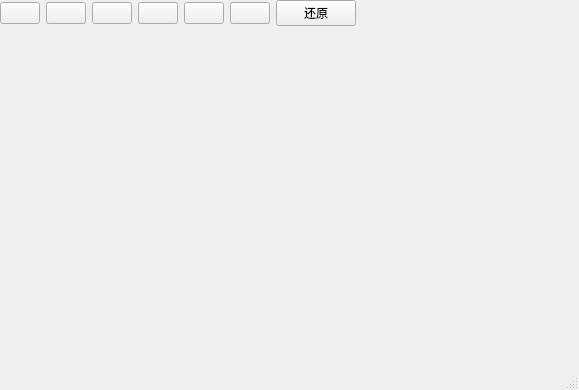
<?xml version="1.0" encoding="UTF-8"?>
<ui version="4.0">
 <class>MainWindow</class>
 <widget class="QMainWindow" name="MainWindow">
  <property name="geometry">
   <rect>
    <x>0</x>
    <y>0</y>
    <width>579</width>
    <height>390</height>
   </rect>
  </property>
  <property name="windowTitle">
   <string>MainWindow</string>
  </property>
  <widget class="QWidget" name="centralWidget">
   <layout class="QGridLayout" name="gridLayout" rowstretch="1,15">
    <property name="leftMargin">
     <number>0</number>
    </property>
    <property name="topMargin">
     <number>0</number>
    </property>
    <property name="rightMargin">
     <number>0</number>
    </property>
    <property name="bottomMargin">
     <number>0</number>
    </property>
    <property name="spacing">
     <number>0</number>
    </property>
    <item row="0" column="0">
     <widget class="QWidget" name="widget_2" native="true">
      <layout class="QHBoxLayout" name="horizontalLayout">
       <property name="leftMargin">
        <number>0</number>
       </property>
       <property name="topMargin">
        <number>0</number>
       </property>
       <property name="rightMargin">
        <number>0</number>
       </property>
       <property name="bottomMargin">
        <number>0</number>
       </property>
       <item>
        <widget class="QPushButton" name="pushButton_clear">
         <property name="text">
          <string/>
         </property>
         <property name="icon">
          <iconset>
           <normaloff>../Build/clear.png</normaloff>../Build/clear.png</iconset>
         </property>
        </widget>
       </item>
       <item>
        <widget class="QPushButton" name="pushButton_move">
         <property name="text">
          <string/>
         </property>
         <property name="icon">
          <iconset>
           <normaloff>../Build/choose.png</normaloff>../Build/choose.png</iconset>
         </property>
        </widget>
       </item>
       <item>
        <widget class="QPushButton" name="pushButton_reset">
         <property name="text">
          <string/>
         </property>
         <property name="icon">
          <iconset>
           <normaloff>../Build/restore.png</normaloff>../Build/restore.png</iconset>
         </property>
        </widget>
       </item>
       <item>
        <widget class="QPushButton" name="pushButton_zoom">
         <property name="text">
          <string/>
         </property>
         <property name="icon">
          <iconset>
           <normaloff>../Build/delete.png</normaloff>../Build/delete.png</iconset>
         </property>
        </widget>
       </item>
       <item>
        <widget class="QPushButton" name="pushButton_2">
         <property name="text">
          <string/>
         </property>
         <property name="icon">
          <iconset>
           <normaloff>../Build/笔.png</normaloff>../Build/笔.png</iconset>
         </property>
        </widget>
       </item>
       <item>
        <widget class="QPushButton" name="pushButton_3">
         <property name="text">
          <string/>
         </property>
         <property name="icon">
          <iconset>
           <normaloff>../Build/chose.png</normaloff>../Build/chose.png</iconset>
         </property>
        </widget>
       </item>
       <item>
        <widget class="QPushButton" name="pushButton">
         <property name="text">
          <string>还原</string>
         </property>
        </widget>
       </item>
       <item>
        <spacer name="horizontalSpacer">
         <property name="orientation">
          <enum>Qt::Horizontal</enum>
         </property>
         <property name="sizeHint" stdset="0">
          <size>
           <width>40</width>
           <height>20</height>
          </size>
         </property>
        </spacer>
       </item>
      </layout>
     </widget>
    </item>
    <item row="1" column="0">
     <widget class="QWidget" name="widget_halcon" native="true"/>
    </item>
   </layout>
  </widget>
  <widget class="QStatusBar" name="statusBar"/>
 </widget>
 <layoutdefault spacing="6" margin="11"/>
 <resources/>
 <connections/>
</ui>
